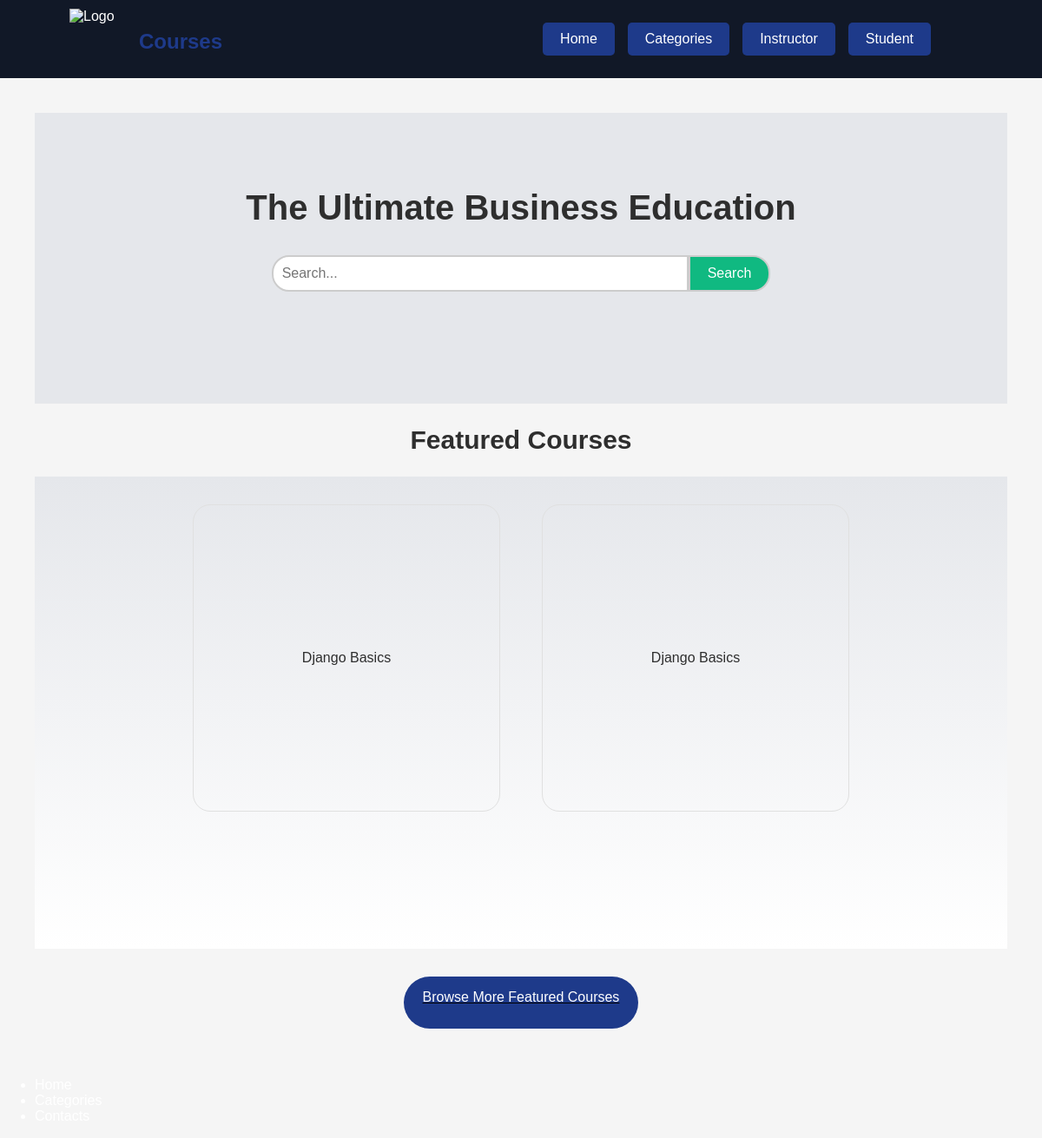
The app's page /, older data.
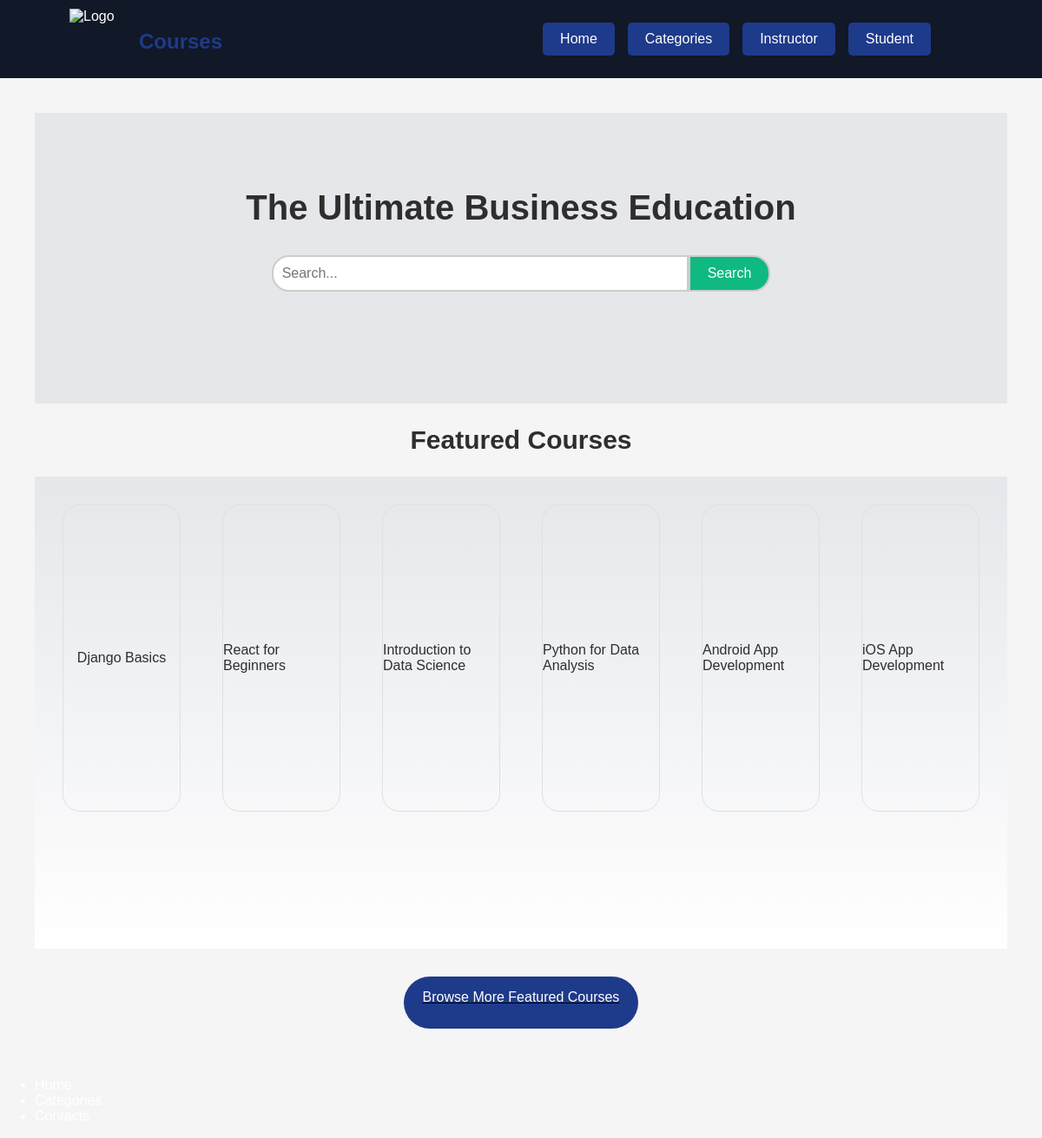
The same page, newer data.
### courses/models.py (models this page shows, shortened)
class Course(models.Model):
    title = models.CharField(max_length=100)
    description = models.TextField()
    category = models.ForeignKey(Category, related_name='courses', on_delete=models.CASCADE)
    tutor = models.ForeignKey(Profile, related_name='taught_courses', on_delete=models.PROTECT)

### courses/views.py (the view)
# urls.py: path('', views.index, name='index'),
def index(request):
    courses = Course.objects.all()
    return render(request, 'index.html', {
        'courses': courses
    })

### courses/templatetags/shared_tags.py (called while the page is built)
@register.inclusion_tag('header.html', takes_context=True)
def show_header(context):
    if context.request.user.is_authenticated:
        is_student = context.request.user.profile.is_student()
        is_tutor = context.request.user.profile.is_tutor()
    else:
        is_student = False
        is_tutor = False
    return {
        'is_student': is_student,
        'is_tutor': is_tutor
    }

### courses/templates/index.html (shortened to what this page needs)
{% load static %}
{% load shared_tags %}
<!DOCTYPE html>
<html lang="en">
<head>
    <link rel="stylesheet" href="{% static 'css/styles.css' %}">
</head>
<body>
    {% show_header %}
    <main>
        <div class="upper-part">
            <div class="middle">
                <h1>The Ultimate Business Education</h1>
            </div>
            <div class="search-container">
                <input type="search" class="search-bar" placeholder="Search..."><button
                    class="search-button">Search</button>
            </div>
        </div>
        <div class="middle">
            <h2>Featured Courses </h2>
        </div>
        <nav>
            <div class="courses-container">
                {% for course in courses %}
                <div class="courses-border">
                    <p>{{ course.title }}</p>
                </div>
                {% empty %}
                <p>No courses available.</p>
                {% endfor %}
            </div>
        </nav>
        <div class="browse-center">
            <a href="/categories">
                <div class="browse-more-border">Browse More Featured Courses</div>
            </a>
        </div>
    </main>
    {% include 'footer.html' %}
</body>
</html>

Row changes from the older to the newer data that the page shows:
changed Course: title "Django Basics" → "React for Beginners"
added Course: title "Introduction to Data Science"
added Course: title "Python for Data Analysis"
added Course: title "Android App Development"
added Course: title "iOS App Development"
